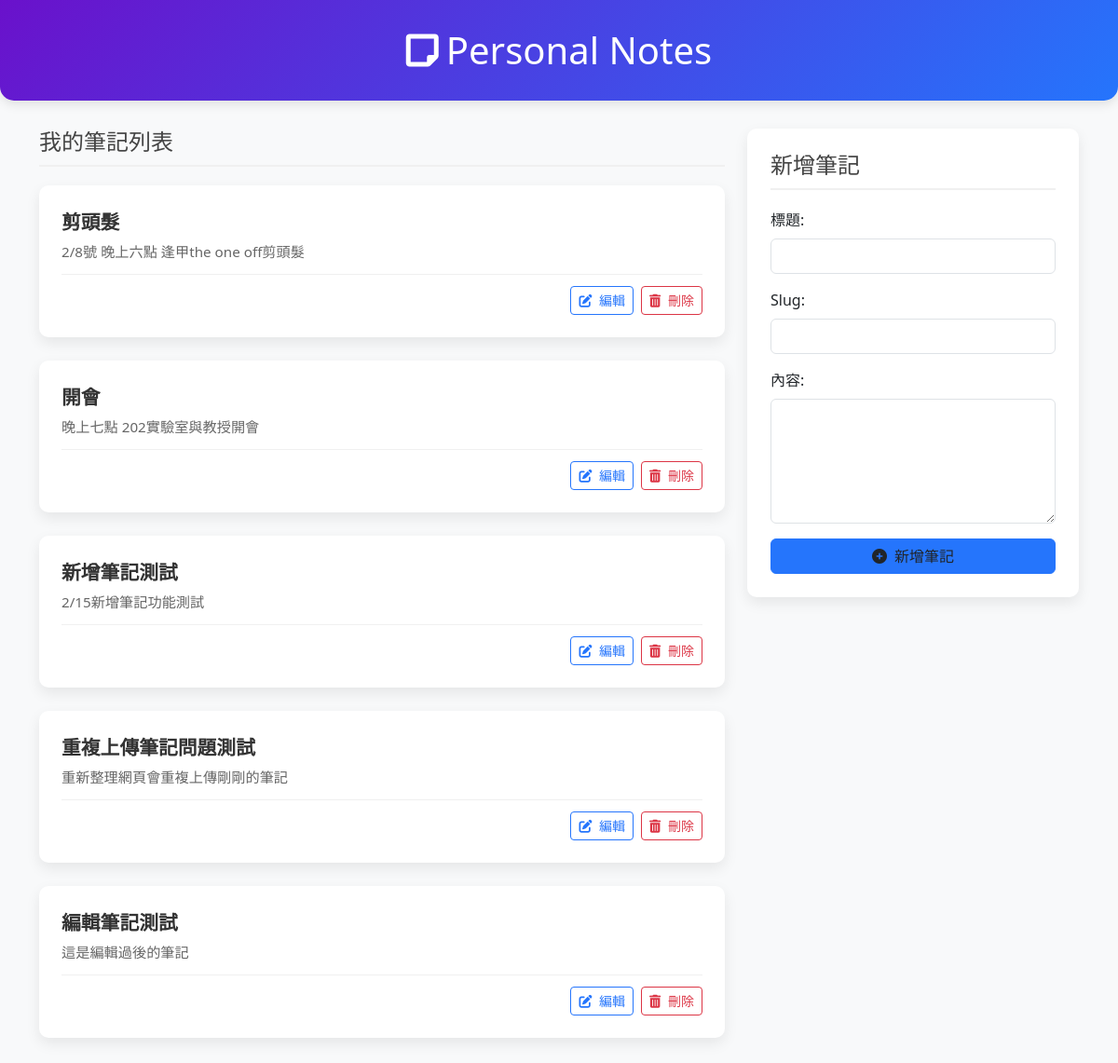
The app's page /, older data.
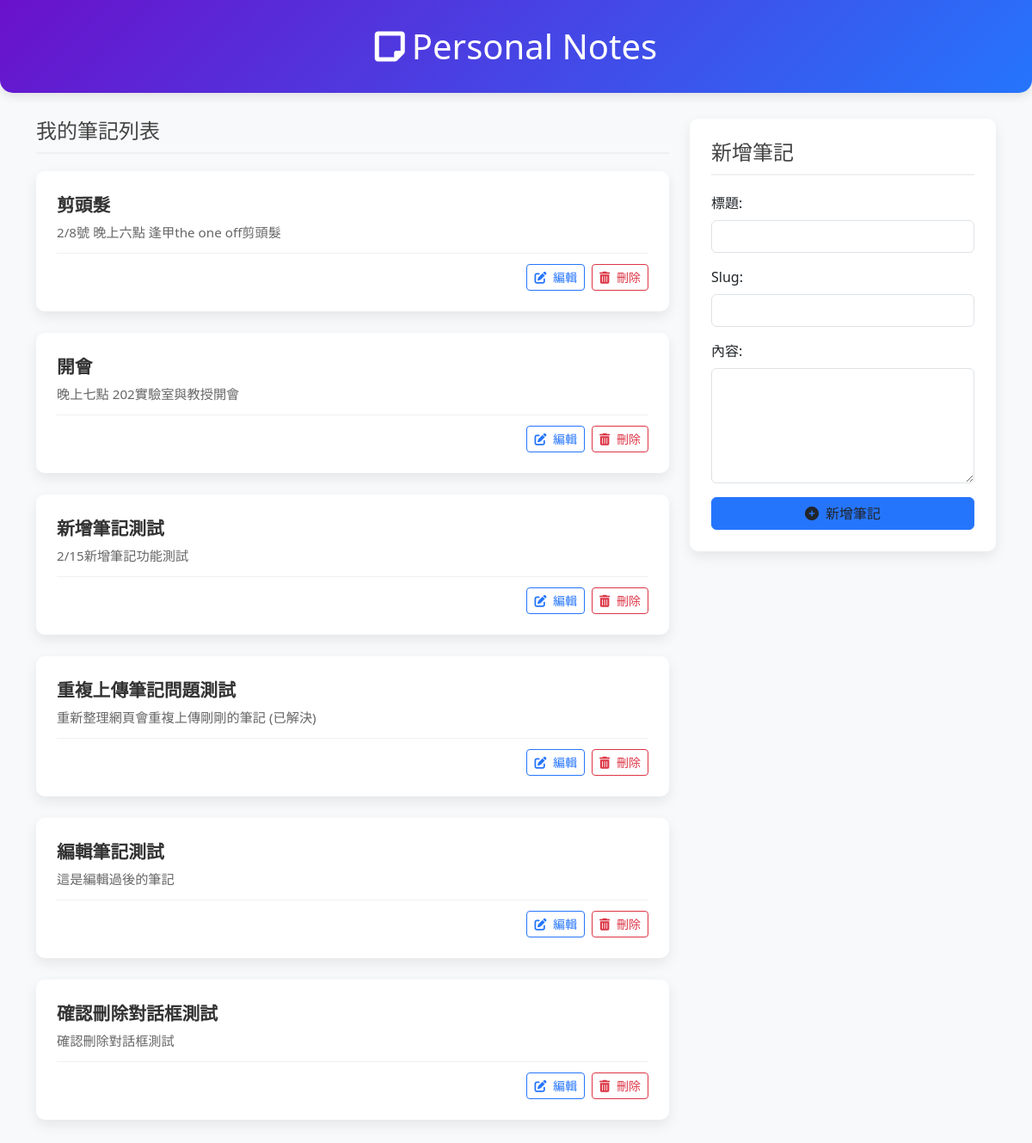
The same page, newer data.
### mysite/models.py (models this page shows, shortened)
class Note (models.Model) :
    title = models.CharField(max_length=50)
    slug = models.CharField(max_length=10)
    content = models.TextField()
    add_time = models.DateTimeField(auto_now_add=True) #自動加入筆記創建的時間

### mysite/views.py (the view, shortened to what this page needs)
# urls.py: path('',homepage , name='homepage'),
def homepage(request) :
    notes = Note.objects.all().order_by('-add_time')
    return render(request,'index.html',{'notes':notes})

### templates/index.html (shortened to what this page needs)
<!DOCTYPE html>
<html lang="en">
<head>
    <link href="https://cdn.jsdelivr.net/npm/bootstrap@5.3.0/dist/css/bootstrap.min.css" rel="stylesheet">
    <link href="https://cdnjs.cloudflare.com/ajax/libs/font-awesome/6.0.0/css/all.min.css" rel="stylesheet">
</head>
<body>
    <div class="page-header">
        <div class="container">
            <h1 class="text-center mb-0"><i class="fas fa-sticky-note me-2"></i>Personal Notes</h1>
        </div>
    </div>
    <div class="container">
        <div class="row">
            <div class="col-lg-8">
                <h4 class="section-header">我的筆記列表</h4>
                {% for note in notes %}
                <div class="note-card p-4">
                    <div class="d-flex justify-content-between align-items-start">
                        <div>
                            <a href="{% url 'showdetail' note.slug %}" class="note-title">{{ note.title }}</a>
                            <p class="note-content mb-0">{{ note.content|truncatechars:100 }}</p>
                        </div>
                    </div>
                    <div class="note-actions d-flex justify-content-end">
                        <a href="{% url 'edit_note' note.slug %}" class="btn btn-sm btn-custom-outline me-2">
                            <i class="fas fa-edit me-1"></i> 編輯
                        </a>
                        <form action="{% url 'delete_note' note.slug %}" method="POST" style="display:inline;" onsubmit="return confirm('確定要刪除此筆記嗎？')">
                            <button type="submit" class="btn btn-sm btn-custom-danger">
                                <i class="fas fa-trash-alt me-1"></i> 刪除
                            </button>
                        </form>
                    </div>
                </div>
                {% empty %}
                <div class="empty-state">
                    <i class="fas fa-clipboard fs-1 mb-3"></i>
                    <h5>沒有筆記</h5>
                    <p>創建您的第一個筆記開始使用吧！</p>
                </div>
                {% endfor %}
            </div>
            <div class="col-lg-4">
                <div class="form-container sticky-top" style="top: 20px;">
                    <h4 class="section-header">新增筆記</h4>
                    <form action="" method="POST">
                        <div class="mb-3">
                            <label for="title" class="form-label">標題:</label>
                            <input type="text" class="form-control" id="title" name="title" required>
                        </div>
                        <div class="mb-3">
                            <label for="slug" class="form-label">Slug:</label>
                            <input type="text" class="form-control" id="slug" name="slug" required>
                        </div>
                        <div class="mb-3">
                            <label for="content" class="form-label">內容:</label>
                            <textarea class="form-control" id="content" name="content" rows="5" required></textarea>
                        </div>
                        <button type="submit" class="btn btn-custom-primary w-100">
                            <i class="fas fa-plus-circle me-1"></i> 新增筆記
                        </button>
                    </form>
                </div>
            </div>
        </div>
    </div>
</body>
</html>

Row changes from the older to the newer data that the page shows:
changed Note "重複上傳筆記問題測試": content "重新整理網頁會重複上傳剛剛的筆記" → "重新整理網頁會重複上傳剛剛的筆記 (已解決)"
added Note: title "確認刪除對話框測試", content "確認刪除對話框測試"
